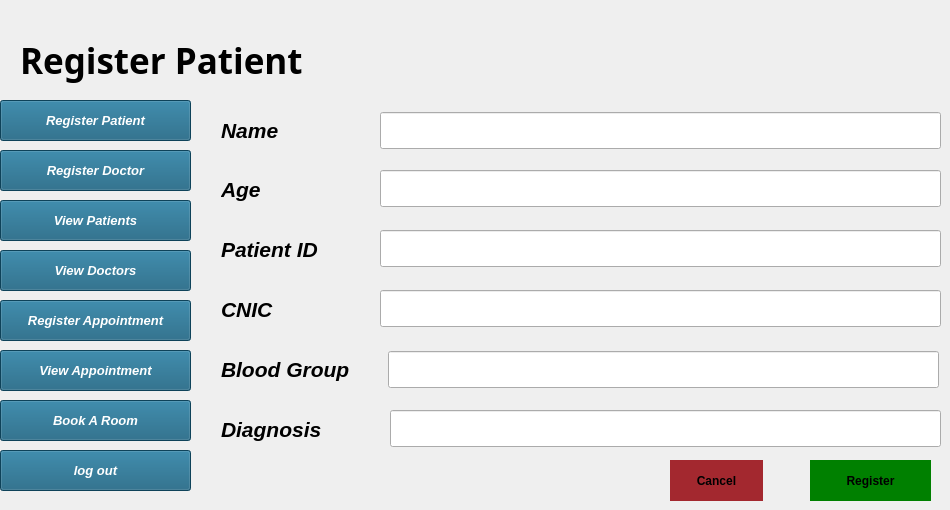
    <widget class="QWidget" name="page_4">
     <widget class="QLabel" name="label_registerpatient">
      <property name="geometry">
       <rect>
        <x>20</x>
        <y>30</y>
        <width>321</width>
        <height>61</height>
       </rect>
      </property>
      <property name="font">
       <font>
        <family>Modern No. 20</family>
        <pointsize>26</pointsize>
        <italic>false</italic>
        <bold>true</bold>
       </font>
      </property>
      <property name="styleSheet">
       <string notr="true"/>
      </property>
      <property name="text">
       <string>Register Patient</string>
      </property>
     </widget>
     <widget class="QPushButton" name="pushButton">
      <property name="geometry">
       <rect>
        <x>810</x>
        <y>460</y>
        <width>121</width>
        <height>41</height>
       </rect>
      </property>
      <property name="font">
       <font>
        <pointsize>9</pointsize>
        <italic>false</italic>
        <bold>true</bold>
       </font>
      </property>
      <property name="styleSheet">
       <string notr="true">QPushButton {
    background-color: GREEN;
    color: black;
    border: none;
}

QPushButton:hover {
    background-color: GREEN;
    color: black;
}
</string>
      </property>
      <property name="text">
       <string>Register</string>
      </property>
     </widget>
     <widget class="QPushButton" name="pushButton_2">
      <property name="geometry">
       <rect>
        <x>670</x>
        <y>460</y>
        <width>93</width>
        <height>41</height>
       </rect>
      </property>
      <property name="font">
       <font>
        <pointsize>9</pointsize>
        <italic>false</italic>
        <bold>true</bold>
       </font>
      </property>
      <property name="styleSheet">
       <string notr="true">QPushButton {
    background-color: #A3282F;
    color: black;
    border: none;
}

QPushButton:hover {
    background-color: #A3282F;
    color: black;
}
</string>
      </property>
      <property name="text">
       <string>Cancel</string>
      </property>
     </widget>
     <widget class="QPushButton" name="pushButton_viewappointment_4">
      <property name="geometry">
       <rect>
        <x>0</x>
        <y>350</y>
        <width>191</width>
        <height>41</height>
       </rect>
      </property>
      <property name="font">
       <font>
        <pointsize>10</pointsize>
        <italic>true</italic>
        <bold>true</bold>
       </font>
      </property>
      <property name="styleSheet">
       <string notr="true">QPushButton{
background: #145C7C;
color:white;
}


QPushButton:hover {
    background-color:  #BF360C;
    color: black;
}
</string>
      </property>
      <property name="text">
       <string>View Appointment</string>
      </property>
     </widget>
     <widget class="QPushButton" name="pushbutton_logout_6">
      <property name="geometry">
       <rect>
        <x>0</x>
        <y>450</y>
        <width>191</width>
        <height>41</height>
       </rect>
      </property>
      <property name="font">
       <font>
        <pointsize>10</pointsize>
        <italic>true</italic>
        <bold>true</bold>
       </font>
      </property>
      <property name="styleSheet">
       <string notr="true">QPushButton{
background: #145C7C;
color:white;
}


QPushButton:hover {
    background-color:  #BF360C;
    color: black;
}
</string>
      </property>
      <property name="text">
       <string>log out</string>
      </property>
     </widget>
     <widget class="QPushButton" name="pushButton_registerdoctor_8">
      <property name="geometry">
       <rect>
        <x>0</x>
        <y>150</y>
        <width>191</width>
        <height>41</height>
       </rect>
      </property>
      <property name="font">
       <font>
        <pointsize>10</pointsize>
        <italic>true</italic>
        <bold>true</bold>
       </font>
      </property>
      <property name="styleSheet">
       <string notr="true">QPushButton{
background: #145C7C;
color:white;
}


QPushButton:hover {
    background-color:  #BF360C;
    color: black;
}
</string>
      </property>
      <property name="text">
       <string>Register Doctor</string>
      </property>
     </widget>
     <widget class="QPushButton" name="pushButton_removepatient_8">
      <property name="geometry">
       <rect>
        <x>0</x>
        <y>200</y>
        <width>191</width>
        <height>41</height>
       </rect>
      </property>
      <property name="font">
       <font>
        <pointsize>10</pointsize>
        <italic>true</italic>
        <bold>true</bold>
       </font>
      </property>
      <property name="styleSheet">
       <string notr="true">QPushButton{
background: #145C7C;
color:white;
}



QPushButton:hover {
    background-color:  #BF360C;
    color: black;
}
</string>
      </property>
      <property name="text">
       <string>View Patients</string>
      </property>
     </widget>
     <widget class="QPushButton" name="pushButton_registerpatient_8">
      <property name="geometry">
       <rect>
        <x>0</x>
        <y>100</y>
        <width>191</width>
        <height>41</height>
       </rect>
      </property>
      <property name="font">
       <font>
        <pointsize>10</pointsize>
        <italic>true</italic>
        <bold>true</bold>
       </font>
      </property>
      <property name="styleSheet">
       <string notr="true">QPushButton{
background: #145C7C;
color:white;
}


QPushButton:hover {
    background-color:  #BF360C;
    color: black;
}

</string>
      </property>
      <property name="text">
       <string>Register Patient</string>
      </property>
     </widget>
     <widget class="QPushButton" name="pushButton_bookaroom_4">
      <property name="geometry">
       <rect>
        <x>0</x>
        <y>400</y>
        <width>191</width>
        <height>41</height>
       </rect>
      </property>
      <property name="font">
       <font>
        <pointsize>10</pointsize>
        <italic>true</italic>
        <bold>true</bold>
       </font>
      </property>
      <property name="styleSheet">
       <string notr="true">QPushButton{
background: #145C7C;
color:white;
}


QPushButton:hover {
    background-color:  #BF360C;
    color: black;
}
</string>
      </property>
      <property name="text">
       <string>Book A Room</string>
      </property>
     </widget>
     <widget class="QPushButton" name="pushButton_bookappointment_8">
      <property name="geometry">
       <rect>
        <x>0</x>
        <y>300</y>
        <width>191</width>
        <height>41</height>
       </rect>
      </property>
      <property name="font">
       <font>
        <pointsize>10</pointsize>
        <italic>true</italic>
        <bold>true</bold>
       </font>
      </property>
      <property name="styleSheet">
       <string notr="true">QPushButton{
background: #145C7C;
color:white;
}

QPushButton:hover {
    background-color:  #BF360C;
    color: black;
}
</string>
      </property>
      <property name="text">
       <string>Register Appointment</string>
      </property>
     </widget>
     <widget class="QPushButton" name="pushButton_removedoctor_8">
      <property name="geometry">
       <rect>
        <x>0</x>
        <y>250</y>
        <width>191</width>
        <height>41</height>
       </rect>
      </property>
      <property name="font">
       <font>
        <pointsize>10</pointsize>
        <italic>true</italic>
        <bold>true</bold>
       </font>
      </property>
      <property name="styleSheet">
       <string notr="true">QPushButton{
background: #145C7C;
color:white;
}


QPushButton:hover {
    background-color:  #BF360C;
    color: black;
}
</string>
      </property>
      <property name="text">
       <string>View Doctors</string>
      </property>
     </widget>
     <widget class="QLineEdit" name="lineEdit_name">
      <property name="geometry">
       <rect>
        <x>380</x>
        <y>112</y>
        <width>561</width>
        <height>37</height>
       </rect>
      </property>
      <property name="font">
       <font>
        <pointsize>14</pointsize>
        <italic>false</italic>
        <bold>false</bold>
       </font>
      </property>
     </widget>
     <widget class="QLabel" name="label_name">
      <property name="geometry">
       <rect>
        <x>221</x>
        <y>112</y>
        <width>77</width>
        <height>36</height>
       </rect>
      </property>
      <property name="font">
       <font>
        <pointsize>16</pointsize>
        <italic>true</italic>
        <bold>true</bold>
       </font>
      </property>
      <property name="styleSheet">
       <string notr="true">QLabel {
    color: black;
}
</string>
      </property>
      <property name="text">
       <string>Name</string>
      </property>
     </widget>
     <widget class="QLabel" name="label_age">
      <property name="geometry">
       <rect>
        <x>221</x>
        <y>171</y>
        <width>49</width>
        <height>36</height>
       </rect>
      </property>
      <property name="font">
       <font>
        <pointsize>16</pointsize>
        <italic>true</italic>
        <bold>true</bold>
       </font>
      </property>
      <property name="styleSheet">
       <string notr="true">QLabel {
    color: black;
}
</string>
      </property>
      <property name="text">
       <string>Age</string>
      </property>
     </widget>
     <widget class="QLineEdit" name="lineEdit_age">
      <property name="geometry">
       <rect>
        <x>380</x>
        <y>170</y>
        <width>561</width>
        <height>37</height>
       </rect>
      </property>
      <property name="font">
       <font>
        <pointsize>14</pointsize>
        <italic>false</italic>
        <bold>false</bold>
       </font>
      </property>
     </widget>
     <widget class="QLineEdit" name="lineEdit_patientid">
      <property name="geometry">
       <rect>
        <x>380</x>
        <y>230</y>
        <width>561</width>
        <height>37</height>
       </rect>
      </property>
      <property name="font">
       <font>
        <pointsize>14</pointsize>
        <italic>false</italic>
        <bold>false</bold>
       </font>
      </property>
     </widget>
     <widget class="QLabel" name="label_patientid">
      <property name="geometry">
       <rect>
        <x>221</x>
        <y>231</y>
        <width>127</width>
        <height>36</height>
       </rect>
      </property>
      <property name="font">
       <font>
        <pointsize>16</pointsize>
        <italic>true</italic>
        <bold>true</bold>
       </font>
      </property>
      <property name="styleSheet">
       <string notr="true">QLabel {
    color: black;
}
</string>
      </property>
      <property name="text">
       <string>Patient ID</string>
      </property>
     </widget>
     <widget class="QLineEdit" name="lineEdit_cnic">
      <property name="geometry">
       <rect>
        <x>380</x>
        <y>290</y>
        <width>561</width>
        <height>37</height>
       </rect>
      </property>
      <property name="font">
       <font>
        <pointsize>14</pointsize>
        <italic>false</italic>
        <bold>false</bold>
       </font>
      </property>
     </widget>
     <widget class="QLabel" name="label_cnic">
      <property name="geometry">
       <rect>
        <x>221</x>
        <y>291</y>
        <width>67</width>
        <height>36</height>
       </rect>
      </property>
      <property name="font">
       <font>
        <pointsize>16</pointsize>
        <italic>true</italic>
        <bold>true</bold>
       </font>
      </property>
      <property name="styleSheet">
       <string notr="true">QLabel {
    color: black;
}
</string>
      </property>
      <property name="text">
       <string>CNIC</string>
      </property>
     </widget>
     <widget class="QLineEdit" name="lineEdit_bloodgroup">
      <property name="geometry">
       <rect>
        <x>388</x>
        <y>351</y>
        <width>551</width>
        <height>37</height>
       </rect>
      </property>
      <property name="font">
       <font>
        <pointsize>14</pointsize>
        <italic>false</italic>
        <bold>false</bold>
       </font>
      </property>
     </widget>
     <widget class="QLabel" name="label_bloodgroup">
      <property name="geometry">
       <rect>
        <x>221</x>
        <y>351</y>
        <width>160</width>
        <height>36</height>
       </rect>
      </property>
      <property name="font">
       <font>
        <pointsize>16</pointsize>
        <italic>true</italic>
        <bold>true</bold>
       </font>
      </property>
      <property name="styleSheet">
       <string notr="true">QLabel {
    color: black;
}
</string>
      </property>
      <property name="text">
       <string>Blood Group</string>
      </property>
     </widget>
     <widget class="QLineEdit" name="lineEdit_dignosis">
      <property name="geometry">
       <rect>
        <x>390</x>
        <y>410</y>
        <width>551</width>
        <height>37</height>
       </rect>
      </property>
      <property name="font">
       <font>
        <pointsize>14</pointsize>
        <italic>false</italic>
        <bold>false</bold>
       </font>
      </property>
     </widget>
     <widget class="QLabel" name="label_dignosis">
      <property name="geometry">
       <rect>
        <x>221</x>
        <y>411</y>
        <width>126</width>
        <height>36</height>
       </rect>
      </property>
      <property name="font">
       <font>
        <pointsize>16</pointsize>
        <italic>true</italic>
        <bold>true</bold>
       </font>
      </property>
      <property name="styleSheet">
       <string notr="true">QLabel {
    color: black;
}
</string>
      </property>
      <property name="text">
       <string>Diagnosis</string>
      </property>
     </widget>
    </widget>
